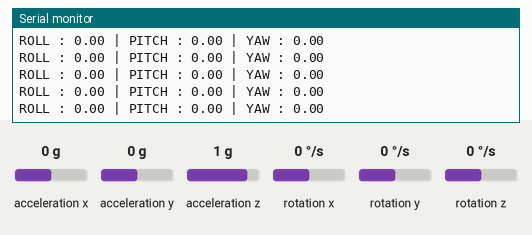
The sketch below on a simulated Arduino Uno, built with avr-gcc and run on an emulated ATmega328P. Shown: the last lines printed to the serial monitor. Wiring (inferred from the names in the program): MPU-6050 motion sensor at I2C address 0x68. The test bench sets the inputs (shaded band); at power-on: acceleration x 0 g, acceleration y 0 g, rotation z 0 °/s, rotation x 0 °/s, acceleration z 1 g, rotation y 0 °/s.

Above: at 1.2 s.
1.3 s: acceleration x set to -1.4 g
At 1.43 s:
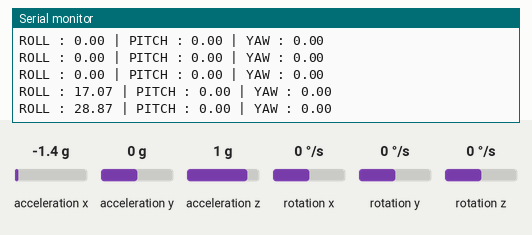
4.3 s: acceleration y set to -1.4 g
At 4.32 s:
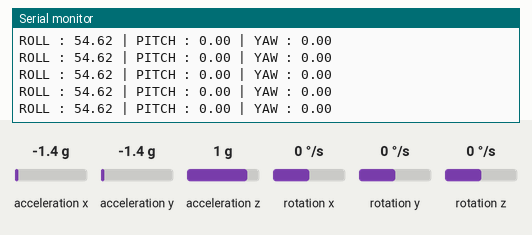
7.3 s: rotation z set to -192 °/s
At 7.31 s:
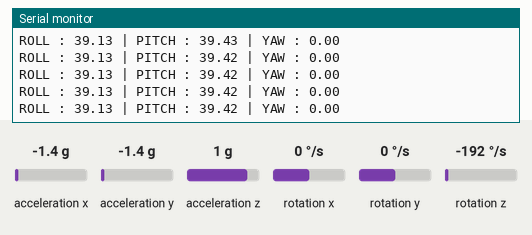
10.3 s: acceleration x set to 0 g
At 10.3 s:
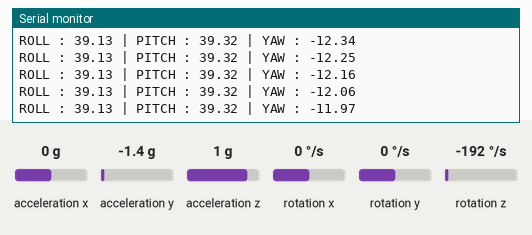
13.3 s: rotation x set to 100 °/s
At 13.34 s:
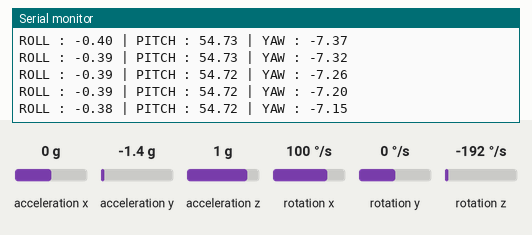
16.3 s: acceleration y set to 0.8 g
At 16.33 s:
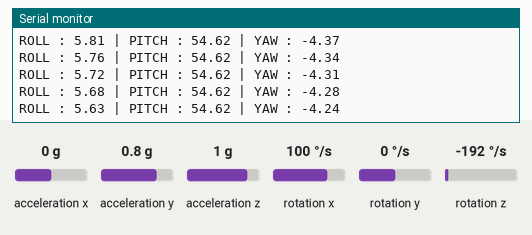
Timing chart, 0 to 19.3 s (numbered marks = the images above; inputs shaded):
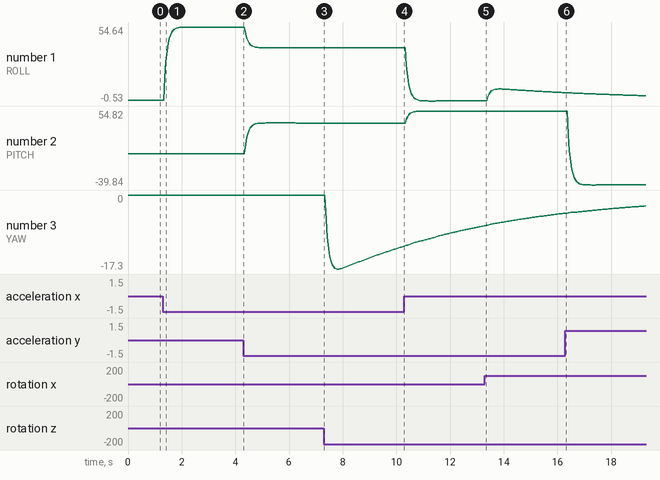

Measured:
- after the input at 1.3 s, the serial monitor: prints a new line after 0.07 s (image 1)
- plotted number 1: 0 → 54.62 after the input at 1.3 s, 54.62 → 39.13 after the input at 4.3 s
- plotted number 2: 0 → 39.42 after the input at 4.3 s
- plotted number 3: 0 → -11.97 after the input at 7.3 s

The sketch:

dev_1team.ino
```cpp
#include "MPU6050.h"

void setup()
{
  init_mpu();
  init_kalman(0.1, 0.003, 0.03);
}

void loop()
{
  get_mpu_value();

  Serial.print("ROLL : ");
  Serial.print(mpu[ROLL].value);
  Serial.print(" | PITCH : ");
  Serial.print(mpu[PITCH].value);
  Serial.print(" | YAW : ");
  Serial.println(mpu[YAW].value);
}
```

MPU6050.cpp
```cpp
#include "Wire.h"
#include "MPU6050.h"

MPU6050 mpu[3];
KALMAN kalman[3];

uint8_t mpu_packet_buff[PACKET_SIZE];
const int MPU_addr = 0x68;
int16_t acX, acY, acZ, tmp, gyX, gyY, gyZ;
uint32_t past_time;
double delta_T;

void init_kalman(double angle, double gyro, double measure)
{
  for(int i = 0; i < 3; i++)
  {
    kalman[i].Q_angle = angle;
    kalman[i].Q_gyro = gyro;
    kalman[i].R_measure = measure;

    kalman[i].angle = 0;
    kalman[i].bias = 0;

    kalman[i].P[0][0] = 0;
    kalman[i].P[0][1] = 0;
    kalman[i].P[1][0] = 0;
    kalman[i].P[1][1] = 0;
  }
}

float get_kalman(int axis, double acc, double gyro, double dt)
{
  kalman[axis].angle += dt * (gyro - kalman[axis].bias);

  kalman[axis].P[0][0] += dt * (dt * kalman[axis].P[1][1] - kalman[axis].P[0][1] - kalman[axis].P[1][0] + kalman[axis].Q_angle);
  kalman[axis].P[0][1] -= dt * kalman[axis].P[1][1];
  kalman[axis].P[1][0] -= dt * kalman[axis].P[1][1];
  kalman[axis].P[1][1] += kalman[axis].Q_gyro * dt;

  double S = kalman[axis].P[0][0] + kalman[axis].R_measure;
  kalman[axis].K[0] = kalman[axis].P[0][0] / S;
  kalman[axis].K[1] = kalman[axis].P[1][0] / S;

  double y = acc - kalman[axis].angle;
  kalman[axis].angle += kalman[axis].K[0] * y;
  kalman[axis].bias += kalman[axis].K[1] * y;

  double P_temp[2] = { kalman[axis].P[0][0], kalman[axis].P[0][1] };
  kalman[axis].P[0][0] -= kalman[axis].K[0] * P_temp[0];
  kalman[axis].P[0][1] -= kalman[axis].K[0] * P_temp[1];
  kalman[axis].P[1][0] -= kalman[axis].K[1] * P_temp[0];
  kalman[axis].P[1][1] -= kalman[axis].K[1] * P_temp[1];

  return kalman[axis].angle;
}

void init_mpu()
{
  Wire.begin();
  Wire.beginTransmission(MPU_addr);
  Wire.write(0x6B);
  Wire.write(0);
  Wire.endTransmission(true);
  Wire.beginTransmission(MPU_addr);
  Wire.write(0x1B);
  Wire.write(0x18);
  Wire.endTransmission(true);
  Serial.begin(9600);
}

void read_MPU(uint8_t start_addr)
{
  Wire.beginTransmission(MPU_addr);
  Wire.write(start_addr);
  Wire.endTransmission(false);
  Wire.requestFrom(MPU_addr, 14, true);
  acX = (Wire.read() << 8) | (Wire.read());
  acY = (Wire.read() << 8) | (Wire.read());
  acZ = (Wire.read() << 8) | (Wire.read());
  tmp = (Wire.read() << 8) | (Wire.read());
  gyX = (Wire.read() << 8) | (Wire.read());
  gyY = (Wire.read() << 8) | (Wire.read());
  gyZ = (Wire.read() << 8) | (Wire.read());
}

void make_mpu_packet()
{
  mpu_packet_buff[0] = START_BYTE;
  mpu_packet_buff[PACKET_SIZE - 1] = END_BYTE;

  /* ROLL data */
  mpu_packet_buff[1] = mpu[0].buff[3];
  mpu_packet_buff[2] = mpu[0].buff[2];
  mpu_packet_buff[3] = mpu[0].buff[1];
  mpu_packet_buff[4] = mpu[0].buff[0];

  /* PITCH data */
  mpu_packet_buff[5] = mpu[1].buff[3];
  mpu_packet_buff[6] = mpu[1].buff[2];
  mpu_packet_buff[7] = mpu[1].buff[1];
  mpu_packet_buff[8] = mpu[1].buff[0];

  /* YAW data */
  mpu_packet_buff[9] = mpu[2].buff[3];
  mpu_packet_buff[10] = mpu[2].buff[2];
  mpu_packet_buff[11] = mpu[2].buff[1];
  mpu_packet_buff[12] = mpu[2].buff[0];
}

void get_mpu_value()
{
  read_MPU(ACCEL_XOUT_H);
  float FS_SEL = 16.4;
  float gyro_x = gyX/FS_SEL;
  float gyro_y = gyY/FS_SEL;
  float gyro_z = gyZ/FS_SEL;

  float accel_x = acX;
  float accel_y = acY;
  float accel_z = acZ;

  float RADIANS_TO_DEGRESS = 180/3.141592653589793;
  float accel_angle_x = atan(-1*accel_x/sqrt(pow(accel_y, 2)+pow(accel_z, 2))) * RADIANS_TO_DEGRESS;
  float accel_angle_y = atan(-1*accel_y/sqrt(pow(accel_x, 2)+pow(accel_z, 2))) * RADIANS_TO_DEGRESS;
  float accel_angle_z = 0;

  delta_T = (double)(micros() - past_time) / 1000000;
  past_time = micros();

  mpu[ROLL].value = get_kalman(ROLL, accel_angle_x, gyro_x, delta_T);
  mpu[PITCH].value = get_kalman(PITCH, accel_angle_y, gyro_y, delta_T);
  mpu[YAW].value = get_kalman(YAW, accel_angle_z, gyro_z, delta_T);

  //Serial.println(mpu[ROLL].value);
}
```

MPU6050.h
```cpp
#ifndef MPU6050_H
#define MPU6050_H

#include "Arduino.h"

#define START_BYTE 0xFE
#define END_BYTE 0x01
#define PACKET_SIZE 14
#define ACCEL_XOUT_H 0x3B
#define ROLL 0
#define PITCH 1
#define YAW 2

typedef union _mpu6050{
  uint8_t buff[4];
  float value;
}MPU6050;

typedef struct _kalman{
  double P[2][2];
  double K[2];
  double angle;
  double bias;
  double Q_angle;
  double Q_gyro;
  double R_measure;
}KALMAN;

extern MPU6050 mpu[3];
extern KALMAN kalman[3];

void init_kalman(double angle, double gyro, double measure);
float get_kalman(int axis, double acc, double gyro, double dt);
void init_mpu();
void read_MPU(uint8_t start_addr);
void make_mpu_packet();
void get_mpu_value();

#endif
```
